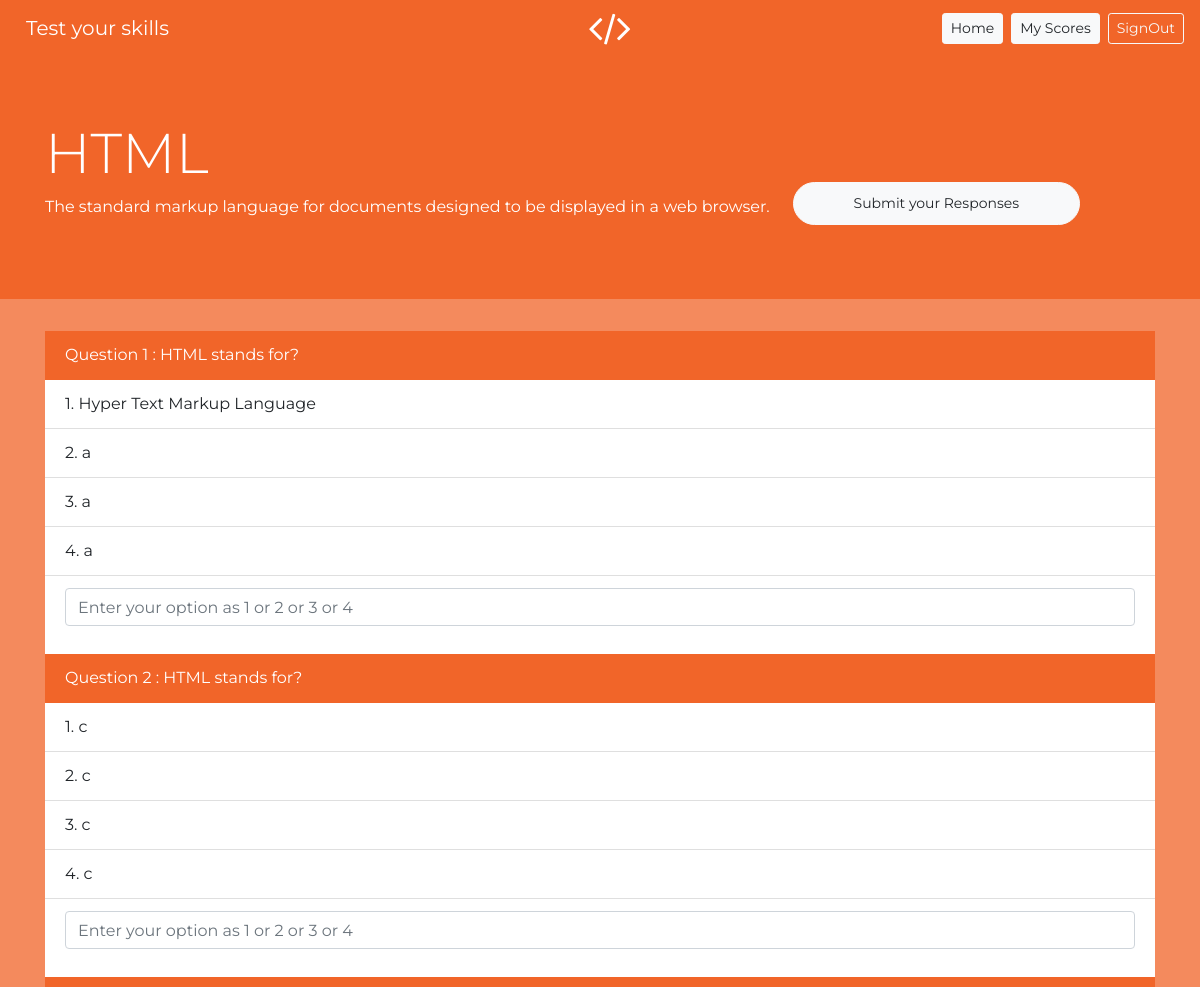
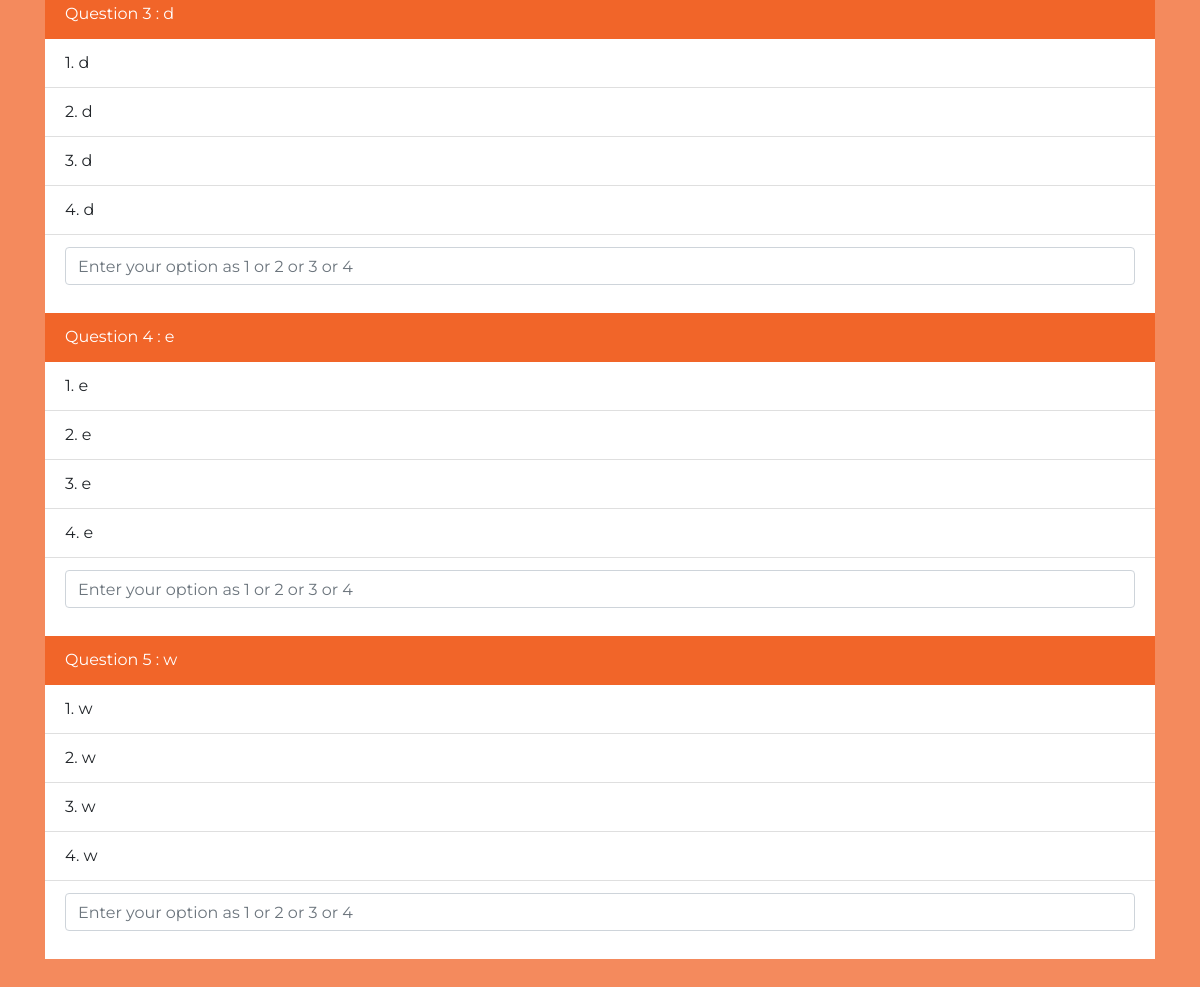
/first_App/html_quiz/8/, run on the app's committed database (2 pictures, top to bottom).
### first_App/models.py (models this page shows, shortened)
class Test(models.Model):
    category = models.CharField(max_length = 264,default = 'category')
    teacher_name = models.CharField(max_length = 264,default = 'teacher_name')
    questiona = models.CharField(max_length = 264,default = 'question')
    optiona1 = models.CharField(max_length = 264,default = 'opt1')
    optiona2 = models.CharField(max_length = 264,default = 'opt2')
    optiona3 = models.CharField(max_length = 264,default = 'opt3')
    optiona4 = models.CharField(max_length = 264,default = 'opt4')
    option_a_correct = models.CharField(max_length = 264,default = 'opt_correct')
    questionb = models.CharField(max_length = 264,default = 'question')
    optionb1 = models.CharField(max_length = 264,default = 'opt1')
    optionb2 = models.CharField(max_length = 264,default = 'opt2')
    optionb3 = models.CharField(max_length = 264,default = 'opt3')
    optionb4 = models.CharField(max_length = 264,default = 'opt4')
    option_b_correct = models.CharField(max_length = 264,default = 'opt_correct')
    questionc = models.CharField(max_length = 264,default = 'question')
    optionc1 = models.CharField(max_length = 264,default = 'opt1')
    optionc2 = models.CharField(max_length = 264,default = 'opt2')
    optionc3 = models.CharField(max_length = 264,default = 'opt3')
    optionc4 = models.CharField(max_length = 264,default = 'opt4')
    option_c_correct = models.CharField(max_length = 264,default = 'opt_correct')
    questiond = models.CharField(max_length = 264,default = 'question')
    optiond1 = models.CharField(max_length = 264,default = 'opt1')
    optiond2 = models.CharField(max_length = 264,default = 'opt2')
    optiond3 = models.CharField(max_length = 264,default = 'opt3')
    optiond4 = models.CharField(max_length = 264,default = 'opt4')
    option_d_correct = models.CharField(max_length = 264,default = 'opt_correct')
    questione = models.CharField(max_length = 264,default = 'question')
    optione1 = models.CharField(max_length = 264,default = 'opt1')
    optione2 = models.CharField(max_length = 264,default = 'opt2')
    optione3 = models.CharField(max_length = 264,default = 'opt3')
    optione4 = models.CharField(max_length = 264,default = 'opt4')
    option_e_correct = models.CharField(max_length = 264,default = 'opt_correct')
    appeared_by = models.TextField(blank = True)
    scores = models.TextField(blank = True)

### first_App/views.py (the view)
# urls.py: path('html_quiz/<str:pk>/', views.html_quiz, name = 'html_quiz'),
def html_quiz(request,pk):
    context = {}
    tests = Test.objects.filter(pk = pk)
    data = [{'pk':t.pk,
             'q1':t.questiona,'q1o1':t.optiona1,'q1o2':t.optiona2,'q1o3':t.optiona3,'q1o4':t.optiona4,
             'q2':t.questionb,'q2o1':t.optionb1,'q2o2':t.optionb2,'q2o3':t.optionb3,'q2o4':t.optionb4,
             'q3':t.questionc,'q3o1':t.optionc1,'q3o2':t.optionc2,'q3o3':t.optionc3,'q3o4':t.optionc4,
             'q4':t.questiond,'q4o1':t.optiond1,'q4o2':t.optiond2,'q4o3':t.optiond3,'q4o4':t.optiond4,
             'q5':t.questione,'q5o1':t.optione1,'q5o2':t.optione2,'q5o3':t.optione3,'q5o4':t.optione4,
            } for t in tests]
    context.update({'data' : data})
    print(data)
    return render(request,'first_App/html_quiz.html',context)

### templates/first_App/html_quiz.html (shortened to what this page needs)
<!DOCTYPE html>
<html lang="en" dir="ltr">
<head>
    <link rel="stylesheet" href="https://cdnjs.cloudflare.com/ajax/libs/font-awesome/4.7.0/css/font-awesome.min.css">
    <link rel="stylesheet" href="https://stackpath.bootstrapcdn.com/bootstrap/4.5.2/css/bootstrap.min.css">
</head>
<body>
      <nav class="navbar navbar-expand-lg navbar-dark sticky-top " style="background-color: #f16529;">
      <a href="#" class="fa fa-code"></a>
      <a class="navbar-brand" href="#">Test your skills</a>
  <div class="collapse navbar-collapse" id="navbarSupportedContent">
    <ul class="navbar-nav ml-auto">
      <a href="{% url 'stud_home' %}" class="btn btn-light ml-2 btn-sm " type="submit">Home</a>
      <a class="btn btn-light ml-2 btn-sm" type="submit">My Scores</a>
      <a href="{% url 'logout' %}" class="btn btn-outline-light ml-2 btn-sm" type="submit">SignOut</a>
    </ul>
        </div>
        </nav>
          {% for d in data %}
    <div class="sticky-top">
    <div class="jumbotron jumbotron-fluid">
    <div class="container">
      <h1 class="display-4">HTML</h1>
      <p>The standard markup language for documents designed to be displayed in a web browser. </p>
      <form  action="{% url 'submit_quiz' "html" d.pk request.user.username %}" method="post">
      <input type="submit" class="btn btn-light ml-2 btn-sm sbmt"  value="Submit your Responses">
    </div>
          </div>
  </div>
          <div class="container">
                <div class="form-group">
                  <ul class="list-group list-group-flush">
                    <li class="list-group-item active">Question 1 : {{ d.q1 }}</li>
                    <li class="list-group-item">1. {{ d.q1o1 }}</li>
                    <li class="list-group-item">2. {{ d.q1o2 }}</li>
                    <li class="list-group-item">3. {{ d.q1o3 }}</li>
                    <li class="list-group-item">4. {{ d.q1o4 }}</li>
                    <li class="list-group-item"><div class="form-group">
                      <input type="text" class="form-control" name="q1ans"  placeholder="Enter your option as 1 or 2 or 3 or 4">
                    </div></li>
                  </ul>
                  <ul class="list-group list-group-flush">
                    <li class="list-group-item active">Question 2 : {{ d.q2 }}</li>
                    <li class="list-group-item">1. {{ d.q2o1 }}</li>
                    <li class="list-group-item">2. {{ d.q2o2 }}</li>
                    <li class="list-group-item">3. {{ d.q2o3 }}</li>
                    <li class="list-group-item">4. {{ d.q2o4 }}</li>
                    <li class="list-group-item"><div class="form-group">
                      <input type="text" class="form-control" name="q2ans"  placeholder="Enter your option as 1 or 2 or 3 or 4">
                    </div></li>
                  </ul>
                  <ul class="list-group list-group-flush">
                    <li class="list-group-item active">Question 3 : {{ d.q3 }}</li>
                    <li class="list-group-item">1. {{ d.q3o1 }}</li>
                    <li class="list-group-item">2. {{ d.q3o2 }}</li>
                    <li class="list-group-item">3. {{ d.q3o3 }}</li>
                    <li class="list-group-item">4. {{ d.q3o4 }}</li>
                    <li class="list-group-item"><div class="form-group">
                      <input type="text" class="form-control" name="q3ans"  placeholder="Enter your option as 1 or 2 or 3 or 4">
                    </div></li>
                  </ul>
                  <ul class="list-group list-group-flush">
                    <li class="list-group-item active">Question 4 : {{ d.q4 }}</li>
                    <li class="list-group-item">1. {{ d.q4o1 }}</li>
                    <li class="list-group-item">2. {{ d.q4o2 }}</li>
                    <li class="list-group-item">3. {{ d.q4o3 }}</li>
                    <li class="list-group-item">4. {{ d.q4o4 }}</li>
                    <li class="list-group-item"><div class="form-group">
                      <input type="text" class="form-control" name="q4ans"  placeholder="Enter your option as 1 or 2 or 3 or 4">
                    </div></li>
                  </ul>
                  <ul class="list-group list-group-flush">
                    <li class="list-group-item active">Question 5 : {{ d.q5 }}</li>
                    <li class="list-group-item">1. {{ d.q5o1 }}</li>
                    <li class="list-group-item">2. {{ d.q5o2 }}</li>
                    <li class="list-group-item">3. {{ d.q5o3 }}</li>
                    <li class="list-group-item">4. {{ d.q5o4 }}</li>
                    <li class="list-group-item"><div class="form-group">
                      <input type="text" class="form-control" name="q5ans"  placeholder="Enter your option as 1 or 2 or 3 or 4">
                    </div></li>
                  </ul>
                </div>
                <br>
                  {% endfor %}
            </div>
</body>
</html>

### templates/first_App/html_quiz.html (style rules this page uses)
html, body { padding:0; margin:0; font-family: 'Montserrat' ; width: 100%; height: 100%; overflow-x: hidden; background-color: rgba(241, 101, 41, 0.5); }
.fa { font-size: 40px; position: relative; left: 49%; width: 10px; text-align: center; border-radius: 50%; text-decoration: none; }
.fa-code { color: #fff; }
.sbmt { position: absolute !important; top: 52% !important; right: 10%!important; padding-left: 60px; padding-right: 60px; padding-top: 10px; padding-bottom: 10px; border-radius: 30px; }
.jumbotron-fluid { position: sticky; color: #fff !important; background: #f16529 !important; }
.active { background: #f16529 !important; border-color: rgba(241, 101, 41) !important; }

### data on the page
Test: q1 "HTML stands for?", q1o1 "Hyper Text Markup Language", q1o2 "a", q1o3 "a", q1o4 "a", q2 "HTML stands for?", q2o1 "c", q2o2 "c", q2o3 "c", q2o4 "c", q3 "d", q3o1 "d", q3o2 "d", q3o3 "d", q3o4 "d", q4 "e", q4o1 "e", q4o2 "e", q4o3 "e", q4o4 "e", q5 "w", q5o1 "w", q5o2 "w", q5o3 "w", q5o4 "w"
